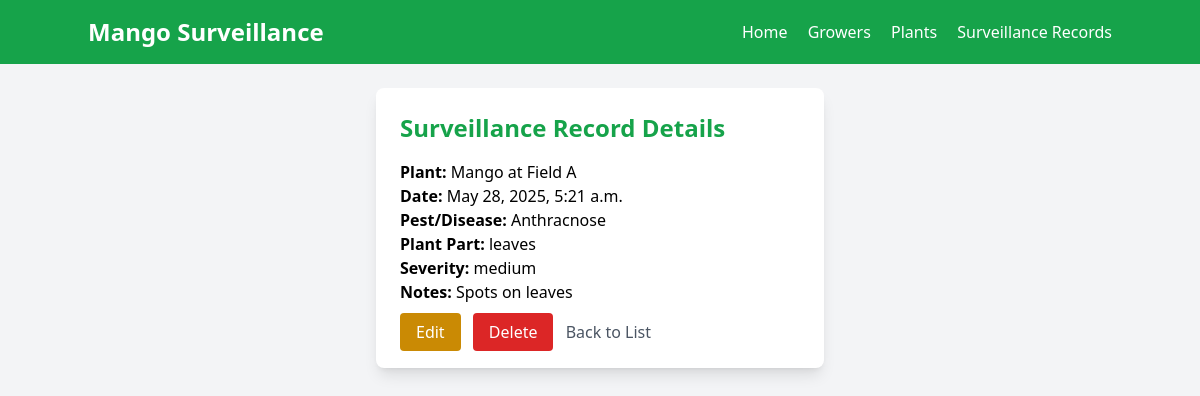
Screenshot of /records/1/ with the database file from the repository.
### surveillance/models.py (models this page shows, shortened)
class SurveillanceRecord(models.Model):
    plant = models.ForeignKey(Plant, on_delete=models.CASCADE, related_name='records')
    surveillance_date = models.DateTimeField()
    pest_or_disease = models.CharField(max_length=100)
    plant_part = models.CharField(max_length=50, choices=[
        ('leaves', 'Leaves'),
        ('fruit', 'Fruit'),
        ('stem', 'Stem'),
        ('roots', 'Roots')
    ])
    severity = models.CharField(max_length=50, choices=[
        ('low', 'Low'),
        ('medium', 'Medium'),
        ('high', 'High')
    ])
    notes = models.TextField(blank=True)

class Plant(models.Model):
    grower = models.ForeignKey(Grower, on_delete=models.CASCADE, related_name='plants')
    plant_type = models.CharField(max_length=50, default='Mango')
    location = models.CharField(max_length=200)
    planting_date = models.DateField()
    def __str__(self):
        return f"{self.plant_type} at {self.location}"

### surveillance/views.py (the view)
# urls.py: path('records/<int:pk>/', views.RecordDetailView.as_view(), name='record_detail'),
class RecordDetailView(DetailView):
    model = SurveillanceRecord
    template_name = 'surveillance/record_detail.html'
    context_object_name = 'record'

### surveillance/templates/surveillance/record_detail.html (shortened to what this page needs)
{% extends 'surveillance/base.html' %}
{% block content %}
    <div class="bg-white p-6 rounded-lg shadow-lg max-w-md mx-auto">
        {% if record %}
            <h1 class="text-2xl font-bold text-green-600 mb-4">Surveillance Record Details</h1>
            <p><strong>Plant:</strong> {{ record.plant }}</p>
            <p><strong>Date:</strong> {{ record.surveillance_date }}</p>
            <p><strong>Pest/Disease:</strong> {{ record.pest_or_disease }}</p>
            <p><strong>Plant Part:</strong> {{ record.plant_part }}</p>
            <p><strong>Severity:</strong> {{ record.severity }}</p>
            <p><strong>Notes:</strong> {{ record.notes|default:"No notes" }}</p>
            <div class="mt-4">
                <a href="{% url 'surveillance:record_update' record.pk %}" class="bg-yellow-600 text-white px-4 py-2 rounded hover:bg-yellow-700">Edit</a>
                <a href="{% url 'surveillance:record_delete' record.pk %}" class="bg-red-600 text-white px-4 py-2 rounded hover:bg-red-700 ml-2">Delete</a>
                <a href="{% url 'surveillance:record_list' %}" class="text-gray-600 hover:underline ml-2">Back to List</a>
            </div>
        {% else %}
            <h1 class="text-2xl font-bold text-red-600 mb-4">Record Not Found</h1>
            <p>The requested surveillance record does not exist.</p>
            <a href="{% url 'surveillance:record_list' %}" class="text-gray-600 hover:underline">Back to List</a>
        {% endif %}
    </div>
{% endblock %}

### rows the page displays
SurveillanceRecord: plant "Mango at Field A", surveillance_date "May 28, 2025, 5:21 a.m.", pest_or_disease "Anthracnose", plant_part "leaves", severity "medium", notes "Spots on leaves"
